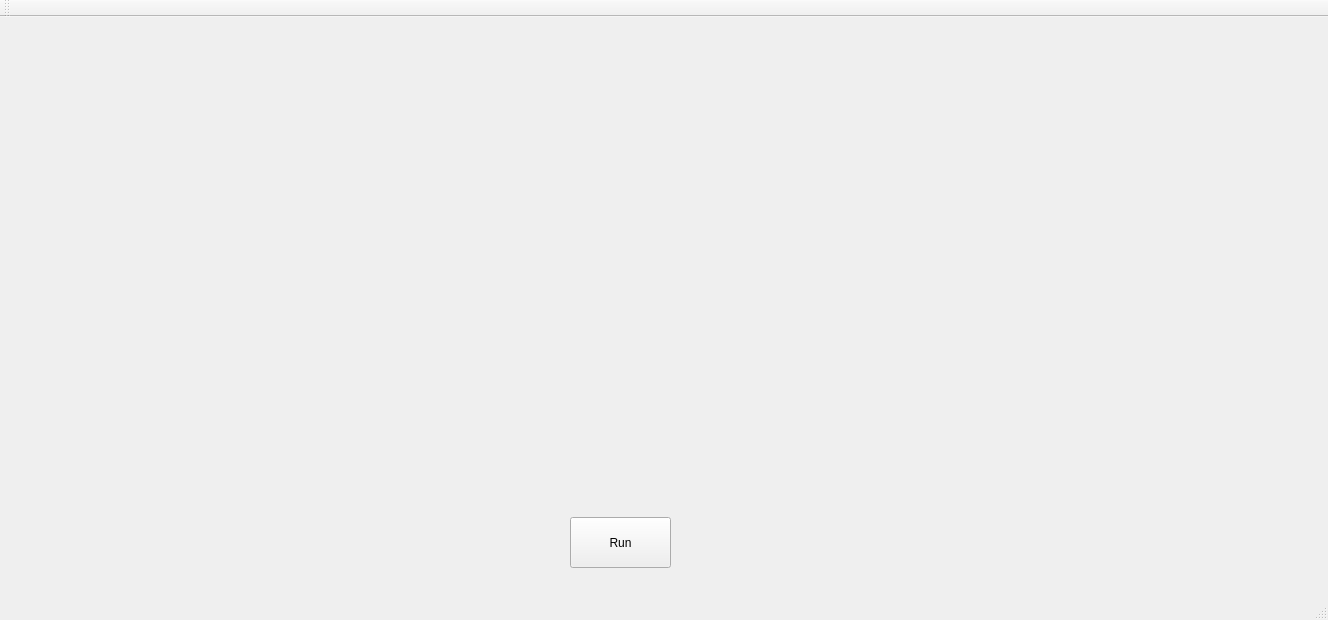
<?xml version="1.0" encoding="UTF-8"?>
<ui version="4.0">
 <class>MainWindow</class>
 <widget class="QMainWindow" name="MainWindow">
  <property name="geometry">
   <rect>
    <x>0</x>
    <y>0</y>
    <width>1328</width>
    <height>620</height>
   </rect>
  </property>
  <property name="mouseTracking">
   <bool>false</bool>
  </property>
  <property name="windowTitle">
   <string>MainWindow</string>
  </property>
  <widget class="QWidget" name="centralWidget">
   <widget class="QCustomPlot" name="Graph" native="true">
    <property name="geometry">
     <rect>
      <x>10</x>
      <y>20</y>
      <width>1281</width>
      <height>481</height>
     </rect>
    </property>
    <property name="mouseTracking">
     <bool>false</bool>
    </property>
    <property name="autoFillBackground">
     <bool>false</bool>
    </property>
   </widget>
   <widget class="QPushButton" name="pushButton">
    <property name="geometry">
     <rect>
      <x>570</x>
      <y>500</y>
      <width>101</width>
      <height>51</height>
     </rect>
    </property>
    <property name="text">
     <string>Run</string>
    </property>
   </widget>
  </widget>
  <widget class="QMenuBar" name="menuBar">
   <property name="geometry">
    <rect>
     <x>0</x>
     <y>0</y>
     <width>1328</width>
     <height>20</height>
    </rect>
   </property>
  </widget>
  <widget class="QToolBar" name="mainToolBar">
   <attribute name="toolBarArea">
    <enum>TopToolBarArea</enum>
   </attribute>
   <attribute name="toolBarBreak">
    <bool>false</bool>
   </attribute>
  </widget>
  <widget class="QStatusBar" name="statusBar"/>
 </widget>
 <layoutdefault spacing="6" margin="11"/>
 <customwidgets>
  <customwidget>
   <class>QCustomPlot</class>
   <extends>QWidget</extends>
   <header>qcustomplot.h</header>
   <container>1</container>
  </customwidget>
 </customwidgets>
 <resources/>
 <connections/>
</ui>
